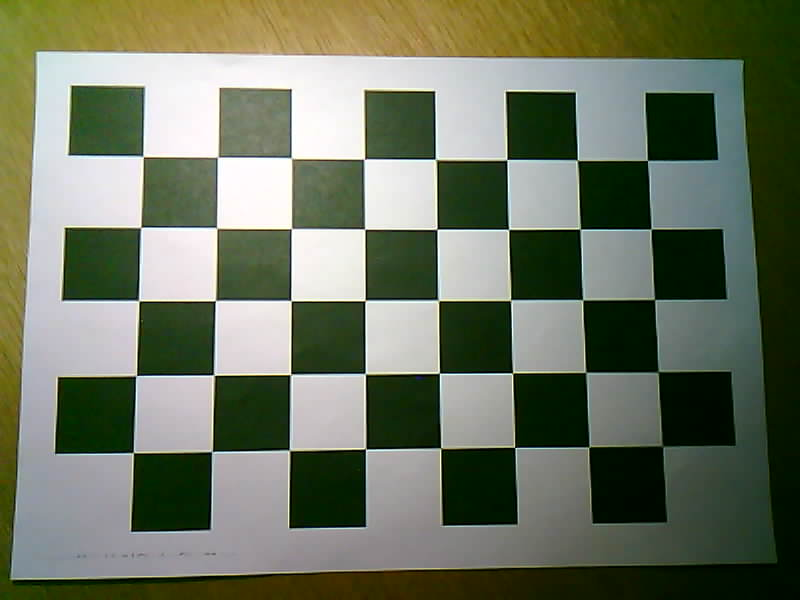
#> input picture semester1/RC/lab9/images/photo8.png, 800 x 600 px
$ jupyter execute RANSAC.ipynb
#> lines starting #> are read from the running program, lines starting #| are printed output that depends on the picture; after the words box and inside, x2 and y2 are one past the last pixel; in counts of white or black regions, pixels touching at a corner belong together
[cell 1]
import random
import matplotlib.pyplot as plt
from scipy import stats
import numpy as np
import cv2
import itertools


def value(alpha = 0.95):
    x = 1000 * random.random()
    y = 0.5 * x + random.gauss(0, 3) + 150
    if random.random() < alpha:
        y = random.uniform(150, 650)
    return x, y


values = [value() for _ in range(1000)]
values.sort()

x = np.array([v[0] for v in values])
y = np.array([v[1] for v in values])
res = stats.linregress(x, y)
plt.plot(x, y, 'o', label='original data')
plt.plot(x, res.intercept + res.slope*x, 'r', label='fitted line')
plt.legend()
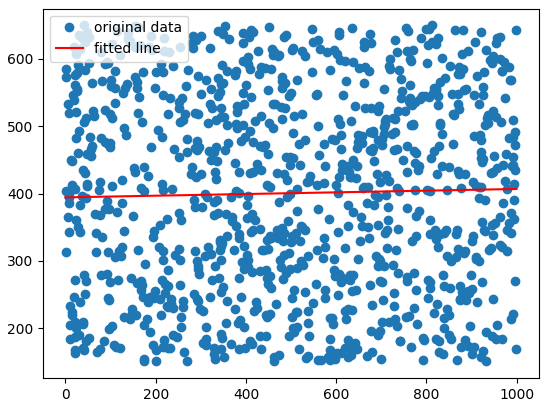
#> figure drawn by matplotlib, 1 panel; curve peaks at x = 811.6, y = 649.9; curve peaks at x = 999.4, y = 406.8

[cell 2]
def fit_model(data):
    x = np.array([v[0] for v in data])
    y = np.array([v[1] for v in data])
    return stats.linregress(x, y)

def ransac(data, n_epochs=2000, threshold=15, inliers_min = 30):
#> called with n_epochs = 2000, threshold = 15, inliers_min = 30
    best_n_inliers = 0
    best_model = None
    for _ in range(n_epochs):
        sample = random.sample(data, 2)
        model = fit_model(sample)

        for s in data:
            if s in sample:
                continue

            err = (s[0]*model.slope + model.intercept - s[1]) ** 2
            if err <= threshold:
                sample.append(s)

        n_inliers = len(sample)
        if n_inliers < inliers_min:
            continue

        if best_n_inliers < n_inliers:
            best_model = fit_model(sample)
            best_n_inliers = n_inliers

    return best_model

res = ransac(values)
plt.plot(x, y, 'o', label='original data')
plt.plot(x, res.intercept + res.slope*x, 'r', label='fitted line')
plt.legend()
#> figure, not shown here; curve peaks at x = 811.6, y = 649.9; curve peaks at x = 999.4, y = 648.8

[cell 3]
def mark_corners(photo, withNoise = False):
    retval, corners = cv2.findChessboardCorners(photo, (8, 5))
    if retval:
        corners = cv2.cornerSubPix(cv2.cvtColor(photo, cv2.COLOR_BGR2GRAY), corners, (11, 11), (-1, -1),
                                   (cv2.TERM_CRITERIA_EPS + cv2.TERM_CRITERIA_MAX_ITER, 30, 0.001))

        if withNoise:
            for i in range(30, 35):
                corners[i,0,0] += random.randint(-10, 10)
                corners[i,0,1] += random.randint(-10, 10)
            for i in range(35, 40):
                corners[i,0,0] = random.randint(0, 800)
                corners[i,0,1] = random.randint(0, 600)

        photo = cv2.drawChessboardCorners(photo, (8, 5), corners, retval)
        return corners
    else:
        print("Couldn't find a chessboard in given photo")
        return None


def get_objpoints(width, size):
    prod = itertools.product(range(size[1]), range(size[0]))
    prod = (p[::-1] for p in prod)
    objpoints = np.array([[p1, p2, 0.0] for p1, p2 in prod], np.float32) * width
    return objpoints


def show_photo(photo):
    cv2.imshow('a', photo)
    cv2.waitKey(10000)
    cv2.destroyAllWindows()


def coordinates(point):
    return [int (i) for i in tuple(point.ravel())]


def draw(img, corners, imgpts):
    corner = coordinates(corners[0].ravel())
    img = cv2.line(img, corner, coordinates(imgpts[0]), (255,0,0), 5)
    img = cv2.line(img, corner, coordinates(imgpts[1]), (0,255,0), 5)
    img = cv2.line(img, corner, coordinates(imgpts[2]), (0,0,255), 5)
    return img


def get_axes_ends(rvec, tvec, cameraMatrix, distCoeffs):
    x_axe_end = cv2.projectPoints(np.array([(100.0, 0.0, 0.0)]), rvec, tvec, cameraMatrix, distCoeffs)[0][0]
    y_axe_end = cv2.projectPoints(np.array([(0.0, 100.0, 0.0)]), rvec, tvec, cameraMatrix, distCoeffs)[0][0]
    z_axe_end = cv2.projectPoints(np.array([(0.0, 0.0, -100.0)]), rvec, tvec, cameraMatrix, distCoeffs)[0][0]

    return x_axe_end, y_axe_end, z_axe_end


cameraMatrix = np.load('../lab8/camera_calibration_data/cameraMatrix.npy')
#> (reads semester1/RC/lab8/camera_calibration_data/cameraMatrix.npy from the repository)
distCoeffs = np.load('../lab8/camera_calibration_data/distCoeffs.npy')
#> (reads semester1/RC/lab8/camera_calibration_data/distCoeffs.npy from the repository)

[cell 4]
img = cv2.imread('./images/photo8.png')
#> img is the input picture: shape (600, 800, 3); mean B, G, R 96.4, 116.1, 108.5
show_photo(img)

imgpoints = [mark_corners(img)]
#> in mark_corners, `retval, corners = cv2.findChessboardCorners(photo, (8, 5))`: retval = True; corners = 40 rows, first 8: [143.2, 156.5], [217.7, 157.1], [291, 157.6], [364, 159.4], [435.1, 158.9], [506.7, 159.7], [577.4, 160.3], [647.5, 160.4]
#> in mark_corners, `corners = cv2.cornerSubPix(cv2.cvtColor(photo, cv2.COLOR_BGR2GRAY), co..`: corners = 40 rows, first 8: [143, 156.3], [217.6, 157.2], [291.4, 158], [364.3, 159], [435.7, 159.4], [506.8, 159.7], [577.3, 160.3], [647.4, 160.4]
#> in mark_corners, `photo = cv2.drawChessboardCorners(photo, (8, 5), corners, retval)`:
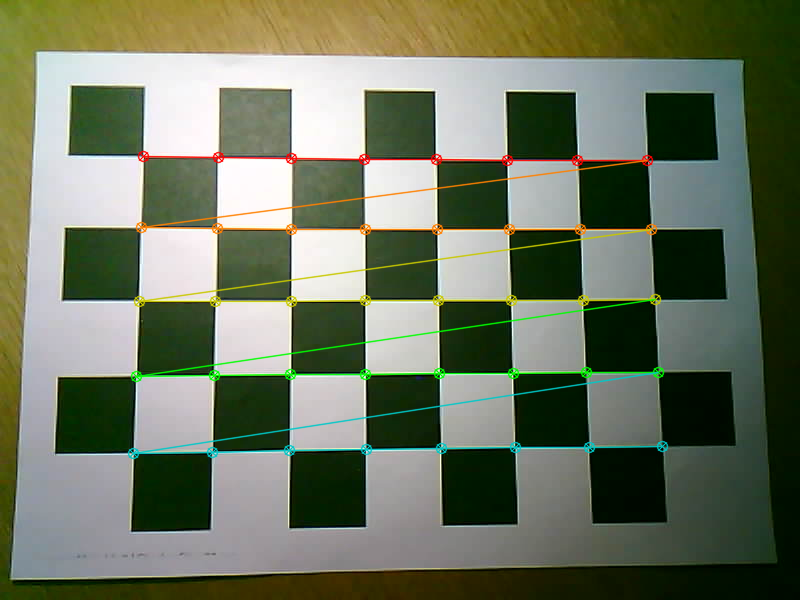
#> photo: shape (600, 800, 3); 3.58% of pixels changed, all inside (x1, y1, x2, y2) = (127, 150, 669, 460)
objpoints = [get_objpoints(30, (8, 5))] * len(imgpoints)
#> objpoints = 1 item

_, rvec, tvec = cv2.solvePnP(objpoints[0], imgpoints[0], cameraMatrix, distCoeffs)
#> rvec = [-0.124, -0.0515, -0.00761]; tvec = [-108.3, -70.53, 312.5]
x_axe_end, y_axe_end, z_axe_end = get_axes_ends(rvec, tvec, cameraMatrix, distCoeffs)
#> in get_axes_ends, `x_axe_end = cv2.projectPoints(np.array([(100.0, 0.0, 0.0)]), rvec, tve..`: x_axe_end = [[388.3, 159.2]]
#> in get_axes_ends, `y_axe_end = cv2.projectPoints(np.array([(0.0, 100.0, 0.0)]), rvec, tve..`: y_axe_end = [[135, 401.1]]
#> in get_axes_ends, `z_axe_end = cv2.projectPoints(np.array([(0.0, 0.0, -100.0)]), rvec, tv..`: z_axe_end = [[45.32, 38.47]]
#> x_axe_end = [[388.3, 159.2]]; y_axe_end = [[135, 401.1]]; z_axe_end = [[45.32, 38.47]]

img_copy = img.copy()
img_copy = draw(img_copy, imgpoints[0], np.stack([x_axe_end, y_axe_end, z_axe_end]))
#> in draw, `corner = coordinates(corners[0].ravel())`: corner = [143, 156]
#> in draw, `img = cv2.line(img, corner, coordinates(imgpts[2]), (0,0,255), 5)`:
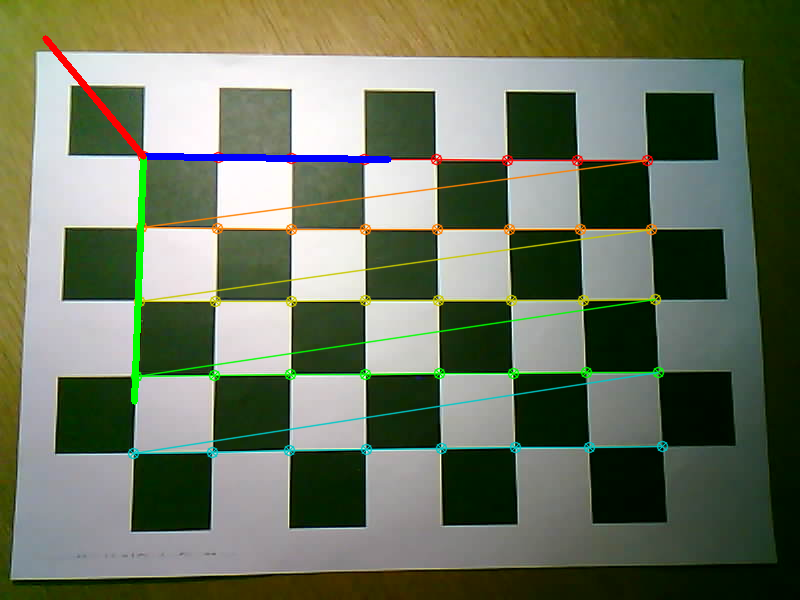
#> img: shape (600, 800, 3); mean B, G, R 94.7, 116.3, 107.6
show_photo(img_copy)

[cell 5]
img = cv2.imread('./images/photo8.png')
show_photo(img)

imgpoints = [mark_corners(img, True)]
#> call 2 of mark_corners, with withNoise = True
#> in mark_corners (call 2), `retval, corners = cv2.findChessboardCorners(photo, (8, 5))`: corners = 40 rows, first 8: [143.2, 156.5], [217.7, 157.1], [291, 157.6], [364, 159.4], [435.1, 158.9], [506.7, 159.7], [577.4, 160.3], [647.5, 160.4]
#> in mark_corners (call 2), `corners = cv2.cornerSubPix(cv2.cvtColor(photo, cv2.COLOR_BGR2GRAY), co..`: corners = 40 rows, first 8: [143, 156.3], [217.6, 157.2], [291.4, 158], [364.3, 159], [435.7, 159.4], [506.8, 159.7], [577.3, 160.3], [647.4, 160.4]
#> in mark_corners (call 2), `photo = cv2.drawChessboardCorners(photo, (8, 5), corners, retval)`:
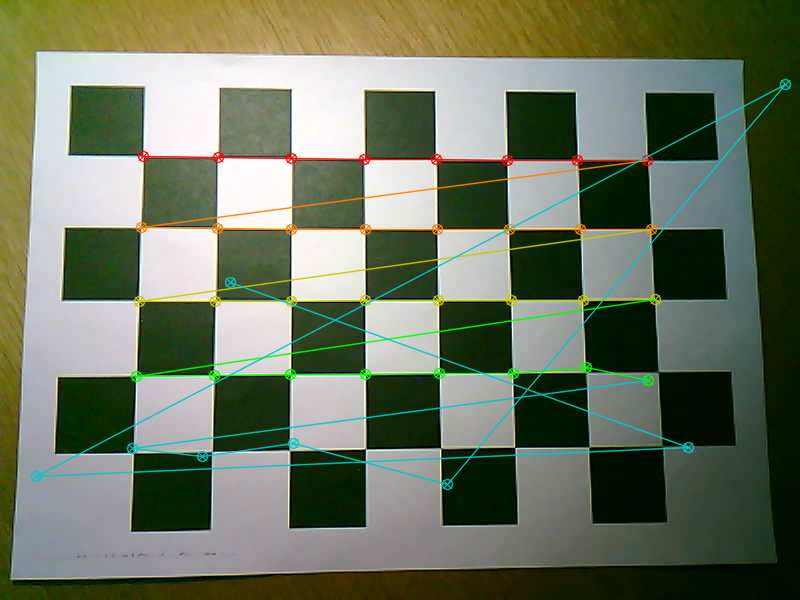
#> photo: shape (600, 800, 3); 4.76% of pixels changed, all inside (x1, y1, x2, y2) = (30, 78, 792, 491)
objpoints = [get_objpoints(30, (8, 5))] * len(imgpoints)

_, rvec, tvec = cv2.solvePnP(objpoints[0], imgpoints[0], cameraMatrix, distCoeffs)
#> rvec = [0.603, -0.453, 0.0476]; tvec = [-86.95, -54.35, 243.7]
x_axe_end, y_axe_end, z_axe_end = get_axes_ends(rvec, tvec, cameraMatrix, distCoeffs)
#> x_axe_end = [[416.9, 161.6]]; y_axe_end = [[140, 400.5]]; z_axe_end = [[197.5, 334.7]]

img_copy = img.copy()
img_copy = draw(img_copy, imgpoints[0], np.stack([x_axe_end, y_axe_end, z_axe_end]))
#> in draw (call 2), `img = cv2.line(img, corner, coordinates(imgpts[2]), (0,0,255), 5)`:
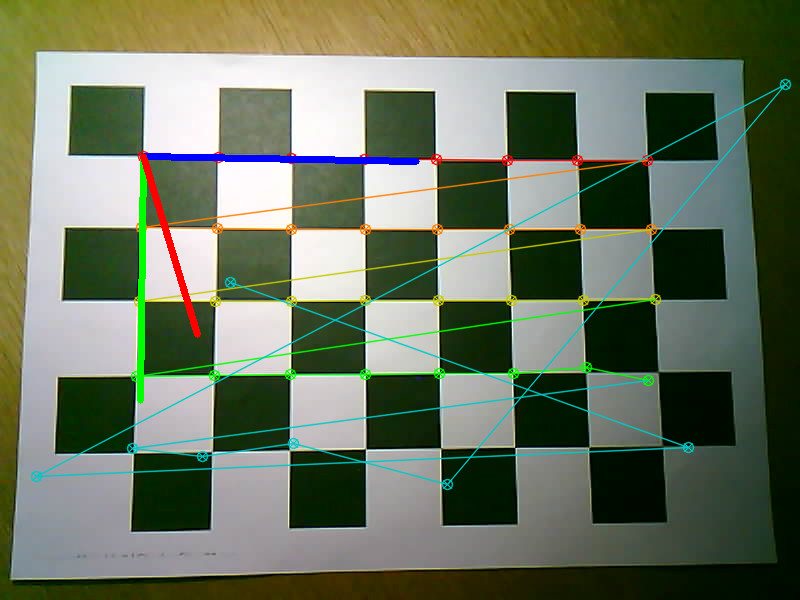
#> img: shape (600, 800, 3); mean B, G, R 95.4, 116.7, 107
show_photo(img_copy)

[cell 6]
img = cv2.imread('./images/photo8.png')
show_photo(img)

imgpoints = [mark_corners(img, True)]
#> call 3 of mark_corners, with withNoise = True
#> in mark_corners (call 3), `retval, corners = cv2.findChessboardCorners(photo, (8, 5))`: corners = 40 rows, first 8: [143.2, 156.5], [217.7, 157.1], [291, 157.6], [364, 159.4], [435.1, 158.9], [506.7, 159.7], [577.4, 160.3], [647.5, 160.4]
#> in mark_corners (call 3), `corners = cv2.cornerSubPix(cv2.cvtColor(photo, cv2.COLOR_BGR2GRAY), co..`: corners = 40 rows, first 8: [143, 156.3], [217.6, 157.2], [291.4, 158], [364.3, 159], [435.7, 159.4], [506.8, 159.7], [577.3, 160.3], [647.4, 160.4]
#> in mark_corners (call 3), `photo = cv2.drawChessboardCorners(photo, (8, 5), corners, retval)`:
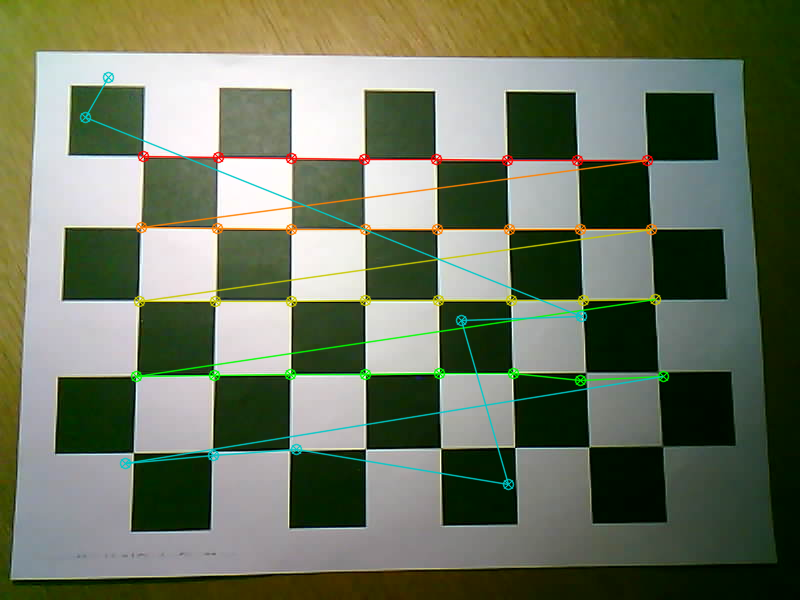
#> photo: shape (600, 800, 3); 3.95% of pixels changed, all inside (x1, y1, x2, y2) = (79, 71, 670, 491)
imgpoints = np.array(imgpoints)
imgpoints = imgpoints.reshape(-1, 2)
#> imgpoints = 40 pairs, first value 85 to 663.2, second value 77 to 484

objpoints = [get_objpoints(30, (8, 5))] * len(imgpoints)
#> objpoints = 40 items
objpoints = np.array(objpoints)
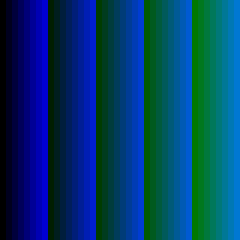
#> objpoints: shape (40, 40, 3) float32 (shown 6 times larger); mean of channels 0, 1, 2 105, 60, 0; drawn as B, G, R
objpoints = objpoints.reshape(-1, 3)
#> objpoints = 1600 rows, first 8: [0, 0, 0], [30, 0, 0], [60, 0, 0], [90, 0, 0], [120, 0, 0], [150, 0, 0], [180, 0, 0], [210, 0, 0]

best_n_inliers = 0
best_rvec = None
best_tvec = None
for _ in range(1000):
    indx =  random.sample(range(40), k=6)
    sample_imgpoints = imgpoints[indx]
    sample_objpoints = objpoints[indx]

    _, rvec, tvec = cv2.solvePnP(sample_objpoints, sample_imgpoints, cameraMatrix, distCoeffs)

    for point2d, point3d in zip(imgpoints, objpoints):
        if point2d in sample_imgpoints:
            continue

        pred = cv2.projectPoints(point3d, rvec, tvec, cameraMatrix, distCoeffs)[0][0]
        if np.linalg.norm(pred - point2d) <= 10:
            sample_imgpoints = np.append(sample_imgpoints, [point2d], axis=0)
            sample_objpoints = np.append(sample_objpoints, [point3d], axis=0)

    n_inliers = len(sample_imgpoints)
    if n_inliers < 30:
        continue

    if best_n_inliers < n_inliers:
        _, best_rvec, best_tvec = cv2.solvePnP(sample_objpoints, sample_imgpoints, cameraMatrix, distCoeffs)
        best_n_inliers = n_inliers
#> this loop made 1000 passes
#> (rvec, tvec, n_inliers, best_rvec, best_tvec, best_n_inliers) on passes 1, 9: ([-0.119, -0.0503, -0.00852], [-108.4, -70.41, 312.5], 33, [-0.128, -0.0557, -0.00945], [-108.2, -70.32, 311.9], 33), ([-0.0432, -0.02, 0.00345], [-108.4, -71.12, 314.1], 34, [-0.111, -0.0523, -0.00677], [-108.2, -70.47, 311.9], 34)
#> (rvec, tvec, n_inliers) on passes 2 to 7: ([-0.735, -0.436, -0.127], [-103.8, -56.36, 242.4], 8), ([-1.44, 0.64, 0.473], [-72.37, 2.12, 225.8], 6), ([-1.36, 0.588, 0.675], [-56.71, -30.99, 236.2], 6), ([-0.443, -0.453, -0.197], [-95.62, -53.12, 230.1], 10), ([-1.29, 0.653, 0.523], [-44.46, -17.06, 168.4], 7), ([-0.66, -0.338, -0.171], [-97.5, -52.99, 232.2], 9)
#> after the loop, best_n_inliers = 34

x_axe_end, y_axe_end, z_axe_end = get_axes_ends(best_rvec, best_tvec, cameraMatrix, distCoeffs)
#> x_axe_end = [[388.5, 159.2]]; y_axe_end = [[135.6, 401.5]]; z_axe_end = [[44.48, 41.87]]

img_copy = img.copy()
img_copy = draw(img_copy, imgpoints, np.stack([x_axe_end, y_axe_end, z_axe_end]))
#> in draw (call 3), `img = cv2.line(img, corner, coordinates(imgpts[2]), (0,0,255), 5)`:
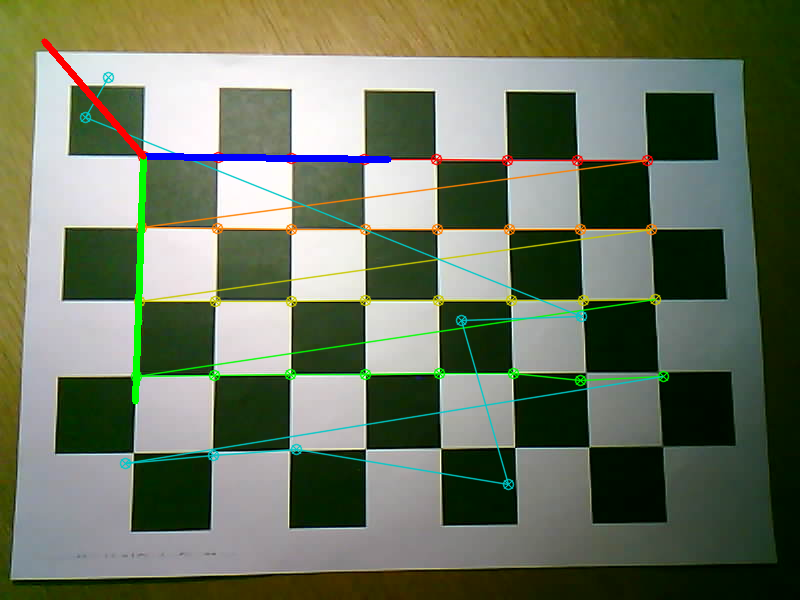
#> img: shape (600, 800, 3); mean B, G, R 95, 116.5, 107.4
show_photo(img_copy)
